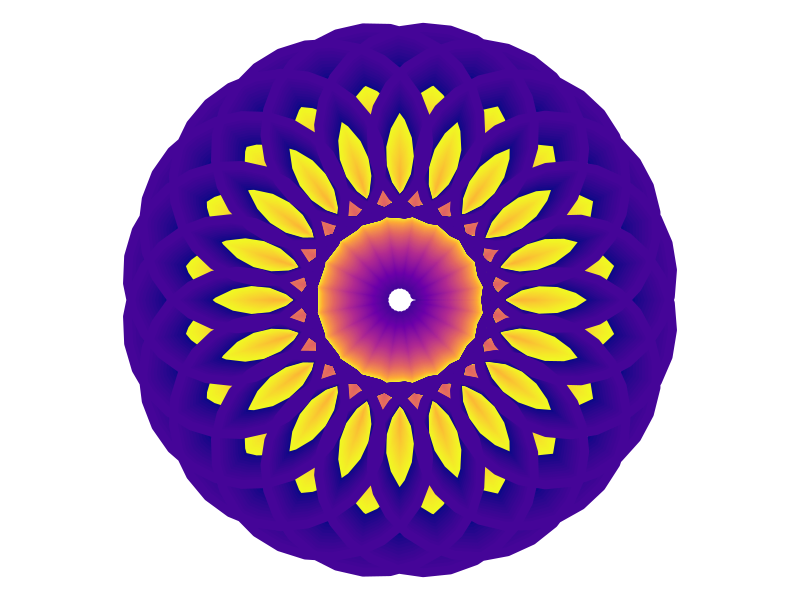

Source code (R):
# Georgios Karamanis (rtistry)

library(ggplot2)
library(ggforce)

r=seq(1,11,0.1)

ggplot() +
  geom_spiro(aes(r=r, R=r*20, d=r^2, outer=T, color=r%%10), size=3) +
  scale_color_viridis_c(option="plasma") +
  coord_fixed() +
  theme_void() +
  theme(legend.position="none")
